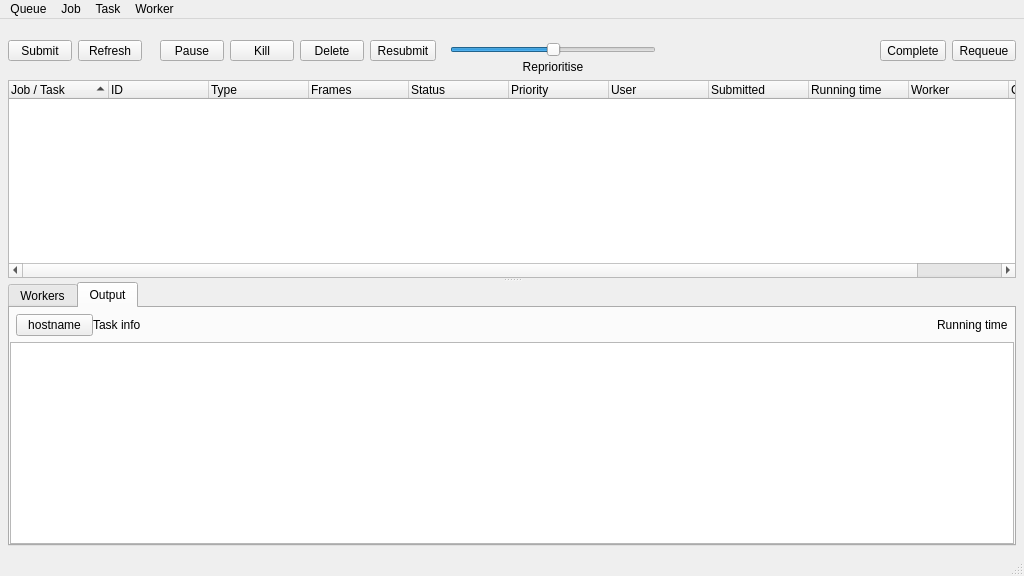
<?xml version="1.0" encoding="UTF-8"?>
<ui version="4.0">
 <class>MainWindow</class>
 <widget class="QMainWindow" name="MainWindow">
  <property name="geometry">
   <rect>
    <x>0</x>
    <y>0</y>
    <width>1024</width>
    <height>576</height>
   </rect>
  </property>
  <property name="windowTitle">
   <string>Render Queue</string>
  </property>
  <widget class="QWidget" name="centralwidget">
   <layout class="QVBoxLayout" name="verticalLayout_5">
    <property name="leftMargin">
     <number>8</number>
    </property>
    <property name="topMargin">
     <number>8</number>
    </property>
    <property name="rightMargin">
     <number>8</number>
    </property>
    <property name="bottomMargin">
     <number>8</number>
    </property>
    <item>
     <widget class="QFrame" name="renderQueueToolbar_frame">
      <property name="lineWidth">
       <number>0</number>
      </property>
      <layout class="QHBoxLayout" name="toolbar_horizontalLayout">
       <property name="spacing">
        <number>18</number>
       </property>
       <property name="leftMargin">
        <number>0</number>
       </property>
       <property name="topMargin">
        <number>0</number>
       </property>
       <property name="rightMargin">
        <number>0</number>
       </property>
       <property name="bottomMargin">
        <number>0</number>
       </property>
       <item>
        <widget class="QFrame" name="view_frame">
         <property name="lineWidth">
          <number>0</number>
         </property>
         <layout class="QHBoxLayout" name="view_horizontalLayout">
          <property name="leftMargin">
           <number>0</number>
          </property>
          <property name="topMargin">
           <number>0</number>
          </property>
          <property name="rightMargin">
           <number>0</number>
          </property>
          <property name="bottomMargin">
           <number>0</number>
          </property>
          <item>
           <widget class="QToolButton" name="jobSubmit_toolButton">
            <property name="minimumSize">
             <size>
              <width>64</width>
              <height>0</height>
             </size>
            </property>
            <property name="toolTip">
             <string>&lt;html&gt;&lt;head/&gt;&lt;body&gt;&lt;p&gt;&lt;span style=&quot; font-weight:600;&quot;&gt;Submit a new render job&lt;/span&gt;&lt;/p&gt;&lt;p&gt;Maya and Nuke render jobs are supported.&lt;/p&gt;&lt;/body&gt;&lt;/html&gt;</string>
            </property>
            <property name="statusTip">
             <string>Submit a new render job.</string>
            </property>
            <property name="text">
             <string>Submit</string>
            </property>
            <property name="icon">
             <iconset>
              <normaloff>:/rsc/rsc/icon_render.png</normaloff>
              <disabledoff>:/rsc/rsc/icon_render_disabled.png</disabledoff>:/rsc/rsc/icon_render.png</iconset>
            </property>
            <property name="iconSize">
             <size>
              <width>32</width>
              <height>32</height>
             </size>
            </property>
            <property name="toolButtonStyle">
             <enum>Qt::ToolButtonTextUnderIcon</enum>
            </property>
           </widget>
          </item>
          <item>
           <widget class="QToolButton" name="refresh_toolButton">
            <property name="minimumSize">
             <size>
              <width>64</width>
              <height>0</height>
             </size>
            </property>
            <property name="toolTip">
             <string>&lt;html&gt;&lt;head/&gt;&lt;body&gt;&lt;p&gt;&lt;span style=&quot; font-weight:600;&quot;&gt;Refresh the render queue view&lt;/span&gt;&lt;/p&gt;&lt;p&gt;Force reload the render queue database and update the view. Note the view is automatically updated every 5 seconds.&lt;/p&gt;&lt;/body&gt;&lt;/html&gt;</string>
            </property>
            <property name="statusTip">
             <string>Refresh the render queue view.</string>
            </property>
            <property name="text">
             <string>Refresh</string>
            </property>
            <property name="icon">
             <iconset>
              <normaloff>:/rsc/rsc/icon_refresh.png</normaloff>
              <disabledoff>:/rsc/rsc/icon_refresh_disabled.png</disabledoff>:/rsc/rsc/icon_refresh.png</iconset>
            </property>
            <property name="iconSize">
             <size>
              <width>32</width>
              <height>32</height>
             </size>
            </property>
            <property name="toolButtonStyle">
             <enum>Qt::ToolButtonTextUnderIcon</enum>
            </property>
           </widget>
          </item>
         </layout>
        </widget>
       </item>
       <item>
        <widget class="QFrame" name="job_frame">
         <property name="lineWidth">
          <number>0</number>
         </property>
         <layout class="QHBoxLayout" name="job_horizontalLayout">
          <property name="leftMargin">
           <number>0</number>
          </property>
          <property name="topMargin">
           <number>0</number>
          </property>
          <property name="rightMargin">
           <number>0</number>
          </property>
          <property name="bottomMargin">
           <number>0</number>
          </property>
          <item>
           <widget class="QToolButton" name="jobPause_toolButton">
            <property name="minimumSize">
             <size>
              <width>64</width>
              <height>0</height>
             </size>
            </property>
            <property name="toolTip">
             <string>&lt;html&gt;&lt;head/&gt;&lt;body&gt;&lt;p&gt;&lt;span style=&quot; font-weight:600;&quot;&gt;Pause the selected render job(s)&lt;/span&gt;&lt;/p&gt;&lt;p&gt;This is the same as setting the priority to zero. Tasks currently in progress will continue normally, but no more tasks will be rendered until the priority is increased.&lt;/p&gt;&lt;/body&gt;&lt;/html&gt;</string>
            </property>
            <property name="statusTip">
             <string>Pause the selected render job(s).</string>
            </property>
            <property name="text">
             <string>Pause</string>
            </property>
            <property name="icon">
             <iconset>
              <normaloff>:/rsc/rsc/icon_pause.png</normaloff>
              <disabledoff>:/rsc/rsc/icon_pause_disabled.png</disabledoff>:/rsc/rsc/icon_pause.png</iconset>
            </property>
            <property name="iconSize">
             <size>
              <width>32</width>
              <height>32</height>
             </size>
            </property>
            <property name="toolButtonStyle">
             <enum>Qt::ToolButtonTextUnderIcon</enum>
            </property>
           </widget>
          </item>
          <item>
           <widget class="QToolButton" name="jobKill_toolButton">
            <property name="minimumSize">
             <size>
              <width>64</width>
              <height>0</height>
             </size>
            </property>
            <property name="toolTip">
             <string>&lt;html&gt;&lt;head/&gt;&lt;body&gt;&lt;p&gt;&lt;span style=&quot; font-weight:600;&quot;&gt;Kill the selected render job(s)&lt;/span&gt;&lt;/p&gt;&lt;p&gt;All rendering tasks will be stopped immediately.&lt;/p&gt;&lt;/body&gt;&lt;/html&gt;</string>
            </property>
            <property name="statusTip">
             <string>Kill the selected render job(s).</string>
            </property>
            <property name="text">
             <string>Kill</string>
            </property>
            <property name="icon">
             <iconset>
              <normaloff>:/rsc/rsc/icon_cross.png</normaloff>
              <disabledoff>:/rsc/rsc/icon_cross_disabled.png</disabledoff>:/rsc/rsc/icon_cross.png</iconset>
            </property>
            <property name="iconSize">
             <size>
              <width>32</width>
              <height>32</height>
             </size>
            </property>
            <property name="toolButtonStyle">
             <enum>Qt::ToolButtonTextUnderIcon</enum>
            </property>
           </widget>
          </item>
          <item>
           <widget class="QToolButton" name="jobDelete_toolButton">
            <property name="minimumSize">
             <size>
              <width>64</width>
              <height>0</height>
             </size>
            </property>
            <property name="toolTip">
             <string>&lt;html&gt;&lt;head/&gt;&lt;body&gt;&lt;p&gt;&lt;span style=&quot; font-weight:600;&quot;&gt;Delete the selected render job(s)&lt;/span&gt;&lt;/p&gt;&lt;p&gt;The job(s) will be removed from the render queue database. This can be used to clean up old render jobs and improve responsiveness.&lt;/p&gt;&lt;/body&gt;&lt;/html&gt;</string>
            </property>
            <property name="statusTip">
             <string>Delete the selected render job(s).</string>
            </property>
            <property name="text">
             <string>Delete</string>
            </property>
            <property name="icon">
             <iconset>
              <normaloff>:/rsc/rsc/icon_delete.png</normaloff>
              <disabledoff>:/rsc/rsc/icon_delete_disabled.png</disabledoff>:/rsc/rsc/icon_delete.png</iconset>
            </property>
            <property name="iconSize">
             <size>
              <width>32</width>
              <height>32</height>
             </size>
            </property>
            <property name="toolButtonStyle">
             <enum>Qt::ToolButtonTextUnderIcon</enum>
            </property>
           </widget>
          </item>
          <item>
           <widget class="QToolButton" name="jobResubmit_toolButton">
            <property name="minimumSize">
             <size>
              <width>64</width>
              <height>0</height>
             </size>
            </property>
            <property name="toolTip">
             <string>&lt;html&gt;&lt;head/&gt;&lt;body&gt;&lt;p&gt;&lt;span style=&quot; font-weight:600;&quot;&gt;Resubmit the selected render job(s)&lt;/span&gt;&lt;/p&gt;&lt;p&gt;For each job selected, a new job will be created with the same settings and added to the queue.&lt;/p&gt;&lt;/body&gt;&lt;/html&gt;</string>
            </property>
            <property name="statusTip">
             <string>Resubmit the selected render job(s).</string>
            </property>
            <property name="text">
             <string>Resubmit</string>
            </property>
            <property name="icon">
             <iconset>
              <normaloff>:/rsc/rsc/icon_resubmit.png</normaloff>
              <disabledoff>:/rsc/rsc/icon_resubmit_disabled.png</disabledoff>:/rsc/rsc/icon_resubmit.png</iconset>
            </property>
            <property name="iconSize">
             <size>
              <width>32</width>
              <height>32</height>
             </size>
            </property>
            <property name="toolButtonStyle">
             <enum>Qt::ToolButtonTextUnderIcon</enum>
            </property>
           </widget>
          </item>
          <item>
           <spacer name="jobGroup_horizontalSpacer1">
            <property name="orientation">
             <enum>Qt::Horizontal</enum>
            </property>
            <property name="sizeType">
             <enum>QSizePolicy::Fixed</enum>
            </property>
            <property name="sizeHint" stdset="0">
             <size>
              <width>8</width>
              <height>20</height>
             </size>
            </property>
           </spacer>
          </item>
          <item>
           <widget class="QFrame" name="jobPriorityWidget_frame">
            <property name="maximumSize">
             <size>
              <width>256</width>
              <height>16777215</height>
             </size>
            </property>
            <property name="toolTip">
             <string>&lt;html&gt;&lt;head/&gt;&lt;body&gt;&lt;p&gt;&lt;span style=&quot; font-weight:600;&quot;&gt;Adjust the priority for the selected render job(s)&lt;/span&gt;&lt;/p&gt;&lt;p&gt;Drag the slider to change the priority value relatively. Higher priority jobs will render first.&lt;/p&gt;&lt;/body&gt;&lt;/html&gt;</string>
            </property>
            <property name="statusTip">
             <string>Adjust the priority for the selected render job(s).</string>
            </property>
            <property name="lineWidth">
             <number>0</number>
            </property>
            <layout class="QVBoxLayout" name="priority_verticalLayout">
             <property name="spacing">
              <number>3</number>
             </property>
             <property name="leftMargin">
              <number>0</number>
             </property>
             <property name="topMargin">
              <number>15</number>
             </property>
             <property name="rightMargin">
              <number>0</number>
             </property>
             <property name="bottomMargin">
              <number>0</number>
             </property>
             <item>
              <widget class="QSlider" name="jobPriority_slider">
               <property name="minimumSize">
                <size>
                 <width>100</width>
                 <height>0</height>
                </size>
               </property>
               <property name="statusTip">
                <string/>
               </property>
               <property name="minimum">
                <number>-100</number>
               </property>
               <property name="maximum">
                <number>100</number>
               </property>
               <property name="pageStep">
                <number>0</number>
               </property>
               <property name="value">
                <number>0</number>
               </property>
               <property name="tracking">
                <bool>false</bool>
               </property>
               <property name="orientation">
                <enum>Qt::Horizontal</enum>
               </property>
              </widget>
             </item>
             <item>
              <widget class="QLabel" name="jobPriority_label">
               <property name="text">
                <string>Reprioritise</string>
               </property>
               <property name="alignment">
                <set>Qt::AlignCenter</set>
               </property>
              </widget>
             </item>
            </layout>
           </widget>
          </item>
          <item>
           <spacer name="jobGroup_horizontalSpacer2">
            <property name="orientation">
             <enum>Qt::Horizontal</enum>
            </property>
            <property name="sizeHint" stdset="0">
             <size>
              <width>40</width>
              <height>20</height>
             </size>
            </property>
           </spacer>
          </item>
         </layout>
        </widget>
       </item>
       <item>
        <widget class="QFrame" name="task_frame">
         <property name="lineWidth">
          <number>0</number>
         </property>
         <layout class="QHBoxLayout" name="task_horizontalLayout">
          <property name="leftMargin">
           <number>0</number>
          </property>
          <property name="topMargin">
           <number>0</number>
          </property>
          <property name="rightMargin">
           <number>0</number>
          </property>
          <property name="bottomMargin">
           <number>0</number>
          </property>
          <item>
           <widget class="QToolButton" name="taskComplete_toolButton">
            <property name="minimumSize">
             <size>
              <width>64</width>
              <height>0</height>
             </size>
            </property>
            <property name="toolTip">
             <string>&lt;html&gt;&lt;head/&gt;&lt;body&gt;&lt;p&gt;&lt;span style=&quot; font-weight:600;&quot;&gt;Complete the selected task(s)&lt;/span&gt;&lt;/p&gt;&lt;p&gt;Tasks marked as 'Done' will not be queued for rendering.&lt;/p&gt;&lt;/body&gt;&lt;/html&gt;</string>
            </property>
            <property name="statusTip">
             <string>Complete the selected task(s).</string>
            </property>
            <property name="text">
             <string>Complete</string>
            </property>
            <property name="icon">
             <iconset>
              <normaloff>:/rsc/rsc/icon_tick.png</normaloff>
              <disabledoff>:/rsc/rsc/icon_tick_disabled.png</disabledoff>:/rsc/rsc/icon_tick.png</iconset>
            </property>
            <property name="iconSize">
             <size>
              <width>32</width>
              <height>32</height>
             </size>
            </property>
            <property name="toolButtonStyle">
             <enum>Qt::ToolButtonTextUnderIcon</enum>
            </property>
           </widget>
          </item>
          <item>
           <widget class="QToolButton" name="taskRequeue_toolButton">
            <property name="minimumSize">
             <size>
              <width>64</width>
              <height>0</height>
             </size>
            </property>
            <property name="toolTip">
             <string>&lt;html&gt;&lt;head/&gt;&lt;body&gt;&lt;p&gt;&lt;span style=&quot; font-weight:600;&quot;&gt;Requeue the selected task(s)&lt;/span&gt;&lt;/p&gt;&lt;p&gt;These tasks will be marked as 'Queued'. This can be used to re-render failed tasks.&lt;/p&gt;&lt;/body&gt;&lt;/html&gt;</string>
            </property>
            <property name="statusTip">
             <string>Requeue the selected task(s).</string>
            </property>
            <property name="text">
             <string>Requeue</string>
            </property>
            <property name="icon">
             <iconset>
              <normaloff>:/rsc/rsc/icon_resubmit.png</normaloff>
              <disabledoff>:/rsc/rsc/icon_resubmit_disabled.png</disabledoff>:/rsc/rsc/icon_resubmit.png</iconset>
            </property>
            <property name="iconSize">
             <size>
              <width>32</width>
              <height>32</height>
             </size>
            </property>
            <property name="toolButtonStyle">
             <enum>Qt::ToolButtonTextUnderIcon</enum>
            </property>
           </widget>
          </item>
         </layout>
        </widget>
       </item>
      </layout>
     </widget>
    </item>
    <item>
     <widget class="QSplitter" name="splitter">
      <property name="orientation">
       <enum>Qt::Vertical</enum>
      </property>
      <widget class="QTreeWidget" name="renderQueue_treeWidget">
       <property name="alternatingRowColors">
        <bool>true</bool>
       </property>
       <property name="selectionMode">
        <enum>QAbstractItemView::ExtendedSelection</enum>
       </property>
       <property name="rootIsDecorated">
        <bool>true</bool>
       </property>
       <property name="uniformRowHeights">
        <bool>true</bool>
       </property>
       <property name="sortingEnabled">
        <bool>true</bool>
       </property>
       <property name="animated">
        <bool>true</bool>
       </property>
       <property name="allColumnsShowFocus">
        <bool>true</bool>
       </property>
       <property name="headerHidden">
        <bool>false</bool>
       </property>
       <property name="expandsOnDoubleClick">
        <bool>true</bool>
       </property>
       <attribute name="headerShowSortIndicator" stdset="0">
        <bool>true</bool>
       </attribute>
       <column>
        <property name="text">
         <string>Job / Task</string>
        </property>
       </column>
       <column>
        <property name="text">
         <string>ID</string>
        </property>
       </column>
       <column>
        <property name="text">
         <string>Type</string>
        </property>
       </column>
       <column>
        <property name="text">
         <string>Frames</string>
        </property>
       </column>
       <column>
        <property name="text">
         <string>Status</string>
        </property>
       </column>
       <column>
        <property name="text">
         <string>Priority</string>
        </property>
       </column>
       <column>
        <property name="text">
         <string>User</string>
        </property>
       </column>
       <column>
        <property name="text">
         <string>Submitted</string>
        </property>
       </column>
       <column>
        <property name="text">
         <string>Running time</string>
        </property>
       </column>
       <column>
        <property name="text">
         <string>Worker</string>
        </property>
       </column>
       <column>
        <property name="text">
         <string>Comment</string>
        </property>
       </column>
      </widget>
      <widget class="QTabWidget" name="worker_tabWidget">
       <property name="currentIndex">
        <number>1</number>
       </property>
       <widget class="QWidget" name="workers_tab">
        <attribute name="title">
         <string>Workers</string>
        </attribute>
        <layout class="QVBoxLayout" name="verticalLayout">
         <property name="leftMargin">
          <number>0</number>
         </property>
         <property name="topMargin">
          <number>0</number>
         </property>
         <property name="rightMargin">
          <number>0</number>
         </property>
         <property name="bottomMargin">
          <number>0</number>
         </property>
         <item>
          <widget class="QTreeWidget" name="workers_treeWidget">
           <column>
            <property name="text">
             <string>Worker</string>
            </property>
           </column>
           <column>
            <property name="text">
             <string>Status</string>
            </property>
           </column>
           <column>
            <property name="text">
             <string>Running time</string>
            </property>
           </column>
           <column>
            <property name="text">
             <string>Pool</string>
            </property>
           </column>
           <column>
            <property name="text">
             <string>Priority</string>
            </property>
           </column>
          </widget>
         </item>
        </layout>
       </widget>
       <widget class="QWidget" name="output_tab">
        <attribute name="title">
         <string>Output</string>
        </attribute>
        <layout class="QVBoxLayout" name="verticalLayout_4">
         <property name="spacing">
          <number>0</number>
         </property>
         <property name="leftMargin">
          <number>0</number>
         </property>
         <property name="topMargin">
          <number>0</number>
         </property>
         <property name="rightMargin">
          <number>0</number>
         </property>
         <property name="bottomMargin">
          <number>0</number>
         </property>
         <item>
          <layout class="QHBoxLayout" name="workerInfo_horizontalLayout">
           <property name="leftMargin">
            <number>6</number>
           </property>
           <property name="topMargin">
            <number>6</number>
           </property>
           <property name="rightMargin">
            <number>6</number>
           </property>
           <property name="bottomMargin">
            <number>6</number>
           </property>
           <item>
            <widget class="QToolButton" name="workerControl_toolButton">
             <property name="sizePolicy">
              <sizepolicy hsizetype="Maximum" vsizetype="Fixed">
               <horstretch>0</horstretch>
               <verstretch>0</verstretch>
              </sizepolicy>
             </property>
             <property name="minimumSize">
              <size>
               <width>64</width>
               <height>0</height>
              </size>
             </property>
             <property name="toolTip">
              <string>&lt;html&gt;&lt;head/&gt;&lt;body&gt;&lt;p&gt;&lt;span style=&quot; font-weight:600;&quot;&gt;Control the local render slave&lt;/span&gt;&lt;/p&gt;&lt;p&gt;Start and stop the local slave, and control task completion options.&lt;/p&gt;&lt;/body&gt;&lt;/html&gt;</string>
             </property>
             <property name="styleSheet">
              <string notr="true">QToolButton {
	padding: 1px 12px 2px 1px;
}

QToolButton:pressed, QToolButton:checked:pressed {
	padding: 2px 11px 1px 2px;
}

QToolButton:disabled {
	color: #ccc;
}
</string>
             </property>
             <property name="text">
              <string>hostname</string>
             </property>
             <property name="icon">
              <iconset>
               <normaloff>:/rsc/rsc/status_icon_null.png</normaloff>
               <disabledoff>:/rsc/rsc/status_icon_stopped.png</disabledoff>
               <activeoff>:/rsc/rsc/status_icon_ready.png</activeoff>:/rsc/rsc/status_icon_null.png</iconset>
             </property>
             <property name="iconSize">
              <size>
               <width>15</width>
               <height>15</height>
              </size>
             </property>
             <property name="checkable">
              <bool>true</bool>
             </property>
             <property name="popupMode">
              <enum>QToolButton::InstantPopup</enum>
             </property>
             <property name="toolButtonStyle">
              <enum>Qt::ToolButtonTextBesideIcon</enum>
             </property>
            </widget>
           </item>
           <item>
            <widget class="QLabel" name="taskInfo_label">
             <property name="text">
              <string>Task info</string>
             </property>
            </widget>
           </item>
           <item>
            <widget class="QLabel" name="runningTime_label">
             <property name="sizePolicy">
              <sizepolicy hsizetype="Maximum" vsizetype="Preferred">
               <horstretch>0</horstretch>
               <verstretch>0</verstretch>
              </sizepolicy>
             </property>
             <property name="text">
              <string>Running time</string>
             </property>
            </widget>
           </item>
          </layout>
         </item>
         <item>
          <widget class="QTextEdit" name="output_textEdit">
           <property name="font">
            <font>
             <family>Consolas, Lucidatypewriter, Fixed, monospace</family>
            </font>
           </property>
           <property name="styleSheet">
            <string notr="true">QTextEdit {
	font-family: 'Consolas, Lucidatypewriter, Fixed, monospace';
}</string>
           </property>
           <property name="readOnly">
            <bool>true</bool>
           </property>
          </widget>
         </item>
        </layout>
       </widget>
      </widget>
     </widget>
    </item>
   </layout>
  </widget>
  <widget class="QMenuBar" name="menuBar">
   <property name="geometry">
    <rect>
     <x>0</x>
     <y>0</y>
     <width>1024</width>
     <height>19</height>
    </rect>
   </property>
   <widget class="QMenu" name="menuJob">
    <property name="title">
     <string>Job</string>
    </property>
    <addaction name="actionEdit"/>
    <addaction name="actionPause"/>
    <addaction name="actionResume"/>
    <addaction name="actionKill"/>
    <addaction name="actionDelete"/>
    <addaction name="actionResubmit"/>
    <addaction name="actionViewJobLog"/>
   </widget>
   <widget class="QMenu" name="menuTask">
    <property name="title">
     <string>Task</string>
    </property>
    <addaction name="actionMark_as_Complete"/>
    <addaction name="actionRequeue"/>
    <addaction name="actionCombine"/>
    <addaction name="actionSplit"/>
    <addaction name="actionViewTaskLog"/>
   </widget>
   <widget class="QMenu" name="menuWorker">
    <property name="title">
     <string>Worker</string>
    </property>
    <addaction name="actionStart"/>
    <addaction name="actionStop_immediately_and_kill_render_task"/>
    <addaction name="actionStop_when_current_task_is_complete"/>
    <addaction name="actionStop"/>
   </widget>
   <widget class="QMenu" name="menuQueue">
    <property name="title">
     <string>Queue</string>
    </property>
    <addaction name="actionSubmit_new_job"/>
    <addaction name="actionRefresh_queue"/>
    <addaction name="actionReset_view"/>
    <addaction name="actionResize_columns"/>
    <addaction name="separator"/>
    <addaction name="actionSettings"/>
    <addaction name="actionAbout"/>
    <addaction name="actionExit"/>
   </widget>
   <addaction name="menuQueue"/>
   <addaction name="menuJob"/>
   <addaction name="menuTask"/>
   <addaction name="menuWorker"/>
  </widget>
  <widget class="QStatusBar" name="statusBar"/>
  <action name="actionPause">
   <property name="icon">
    <iconset>
     <normaloff>:/rsc/rsc/icon_pause.png</normaloff>
     <disabledoff>:/rsc/rsc/icon_pause_disabled.png</disabledoff>:/rsc/rsc/icon_pause.png</iconset>
   </property>
   <property name="text">
    <string>Pause</string>
   </property>
  </action>
  <action name="actionResume">
   <property name="text">
    <string>Resume</string>
   </property>
  </action>
  <action name="actionKill">
   <property name="icon">
    <iconset>
     <normaloff>:/rsc/rsc/icon_cross.png</normaloff>
     <disabledoff>:/rsc/rsc/icon_cross_disabled.png</disabledoff>:/rsc/rsc/icon_cross.png</iconset>
   </property>
   <property name="text">
    <string>Kill</string>
   </property>
  </action>
  <action name="actionDelete">
   <property name="icon">
    <iconset>
     <normaloff>:/rsc/rsc/icon_delete.png</normaloff>
     <disabledoff>:/rsc/rsc/icon_delete_disabled.png</disabledoff>:/rsc/rsc/icon_delete.png</iconset>
   </property>
   <property name="text">
    <string>Delete</string>
   </property>
  </action>
  <action name="actionResubmit">
   <property name="icon">
    <iconset>
     <normaloff>:/rsc/rsc/icon_resubmit.png</normaloff>
     <disabledoff>:/rsc/rsc/icon_resubmit_disabled.png</disabledoff>:/rsc/rsc/icon_resubmit.png</iconset>
   </property>
   <property name="text">
    <string>Resubmit</string>
   </property>
  </action>
  <action name="actionSubmit">
   <property name="text">
    <string>Submit</string>
   </property>
  </action>
  <action name="actionEdit">
   <property name="icon">
    <iconset>
     <normaloff>:/rsc/rsc/icon_editor.png</normaloff>
     <disabledoff>:/rsc/rsc/icon_editor_disabled.png</disabledoff>:/rsc/rsc/icon_editor.png</iconset>
   </property>
   <property name="text">
    <string>Edit...</string>
   </property>
  </action>
  <action name="actionMark_as_Complete">
   <property name="icon">
    <iconset>
     <normaloff>:/rsc/rsc/icon_tick.png</normaloff>
     <disabledoff>:/rsc/rsc/icon_tick_disabled.png</disabledoff>:/rsc/rsc/icon_tick.png</iconset>
   </property>
   <property name="text">
    <string>Mark as Complete</string>
   </property>
  </action>
  <action name="actionRequeue">
   <property name="icon">
    <iconset>
     <normaloff>:/rsc/rsc/icon_resubmit.png</normaloff>
     <disabledoff>:/rsc/rsc/icon_resubmit_disabled.png</disabledoff>:/rsc/rsc/icon_resubmit.png</iconset>
   </property>
   <property name="text">
    <string>Requeue</string>
   </property>
  </action>
  <action name="actionCombine">
   <property name="text">
    <string>Combine</string>
   </property>
  </action>
  <action name="actionSplit">
   <property name="text">
    <string>Split</string>
   </property>
  </action>
  <action name="actionStart">
   <property name="text">
    <string>Start</string>
   </property>
  </action>
  <action name="actionStop_immediately_and_kill_render_task">
   <property name="text">
    <string>Stop immediately and kill current task</string>
   </property>
  </action>
  <action name="actionStop_when_current_task_is_complete">
   <property name="text">
    <string>Stop when current task is complete</string>
   </property>
  </action>
  <action name="actionStop">
   <property name="text">
    <string>Stop</string>
   </property>
  </action>
  <action name="actionSubmit_new_job">
   <property name="icon">
    <iconset>
     <normaloff>:/rsc/rsc/icon_render.png</normaloff>
     <disabledoff>:/rsc/rsc/icon_render_disabled.png</disabledoff>:/rsc/rsc/icon_render.png</iconset>
   </property>
   <property name="text">
    <string>Submit new job...</string>
   </property>
  </action>
  <action name="actionRefresh_queue">
   <property name="icon">
    <iconset>
     <normaloff>:/rsc/rsc/icon_refresh.png</normaloff>
     <disabledoff>:/rsc/rsc/icon_refresh_disabled.png</disabledoff>:/rsc/rsc/icon_refresh.png</iconset>
   </property>
   <property name="text">
    <string>Refresh</string>
   </property>
  </action>
  <action name="actionExit">
   <property name="text">
    <string>Exit</string>
   </property>
  </action>
  <action name="actionResize_columns">
   <property name="text">
    <string>Resize all columns</string>
   </property>
  </action>
  <action name="actionReset_view">
   <property name="text">
    <string>Reset view</string>
   </property>
  </action>
  <action name="actionViewJobLog">
   <property name="text">
    <string>View job log...</string>
   </property>
  </action>
  <action name="actionViewTaskLog">
   <property name="text">
    <string>View task log...</string>
   </property>
  </action>
  <action name="actionSettings">
   <property name="icon">
    <iconset>
     <normaloff>:/rsc/rsc/icon_settings.png</normaloff>
     <disabledoff>:/rsc/rsc/icon_settings_disabled.png</disabledoff>:/rsc/rsc/icon_settings.png</iconset>
   </property>
   <property name="text">
    <string>Settings...</string>
   </property>
  </action>
  <action name="actionAbout">
   <property name="icon">
    <iconset>
     <normaloff>:/rsc/rsc/icon_info.png</normaloff>
     <disabledoff>:/rsc/rsc/icon_info_disabled.png</disabledoff>:/rsc/rsc/icon_info.png</iconset>
   </property>
   <property name="text">
    <string>About...</string>
   </property>
  </action>
 </widget>
 <resources>
  <include location="rsc.qrc"/>
 </resources>
 <connections/>
</ui>
